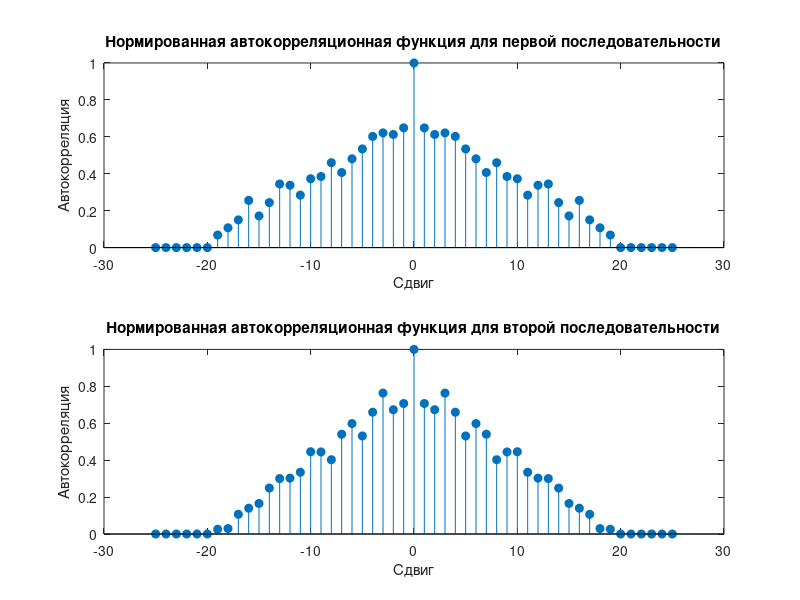

The MATLAB script that drew this image:
rng('shuffle');

seq1 = rand(1, 20);
seq2 = rand(1, 20);

max_lag = 25;

[acf_seq1, lags_seq1] = xcorr(seq1, max_lag, 'coeff');
[acf_seq2, lags_seq2] = xcorr(seq2, max_lag, 'coeff');

figure;
subplot(2, 1, 1);
stem(lags_seq1, acf_seq1, 'filled');
title('Нормированная автокорреляционная функция для первой последовательности');
xlabel('Сдвиг');
ylabel('Автокорреляция');

subplot(2, 1, 2);
stem(lags_seq2, acf_seq2, 'filled');
title('Нормированная автокорреляционная функция для второй последовательности');
xlabel('Сдвиг');
ylabel('Автокорреляция');

disp('Первая случайная последовательность:');
disp(reshape(seq1, [2, 10]));
disp('Вторая случайная последовательность:');
disp(reshape(seq2, [2, 10]));
